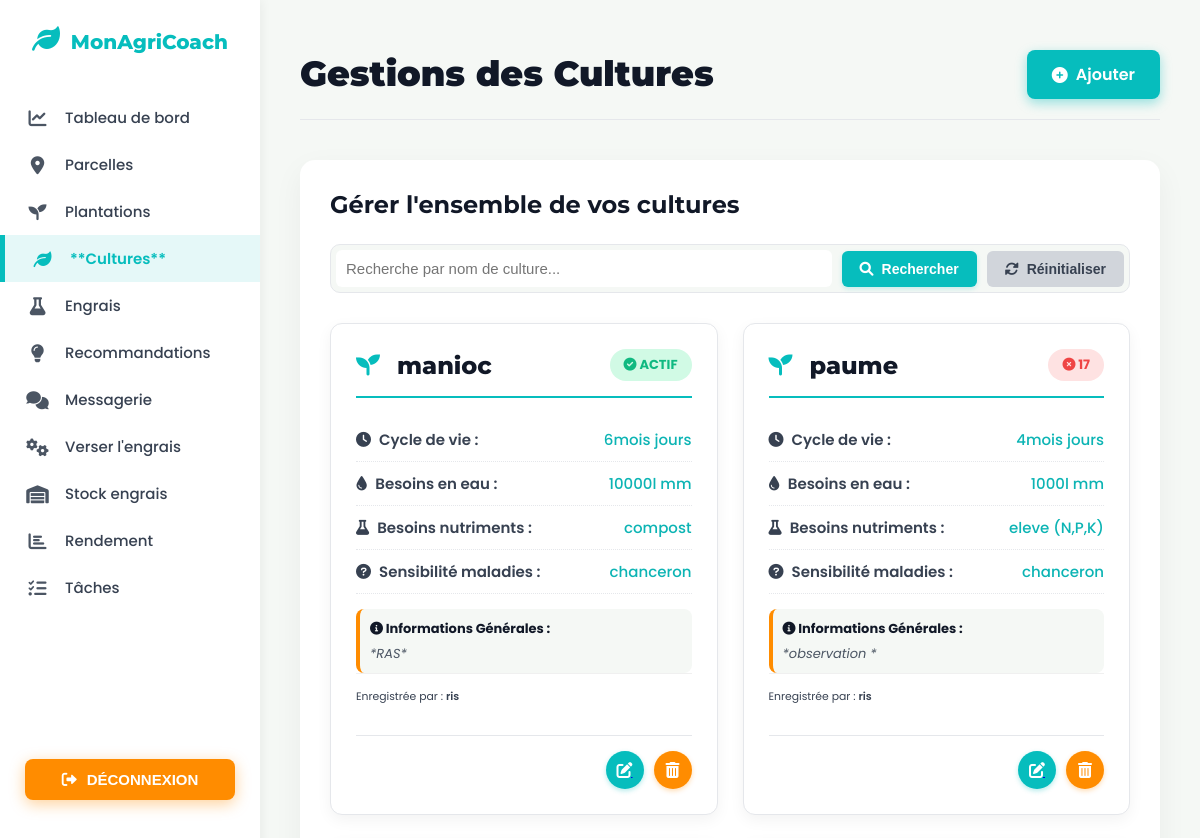
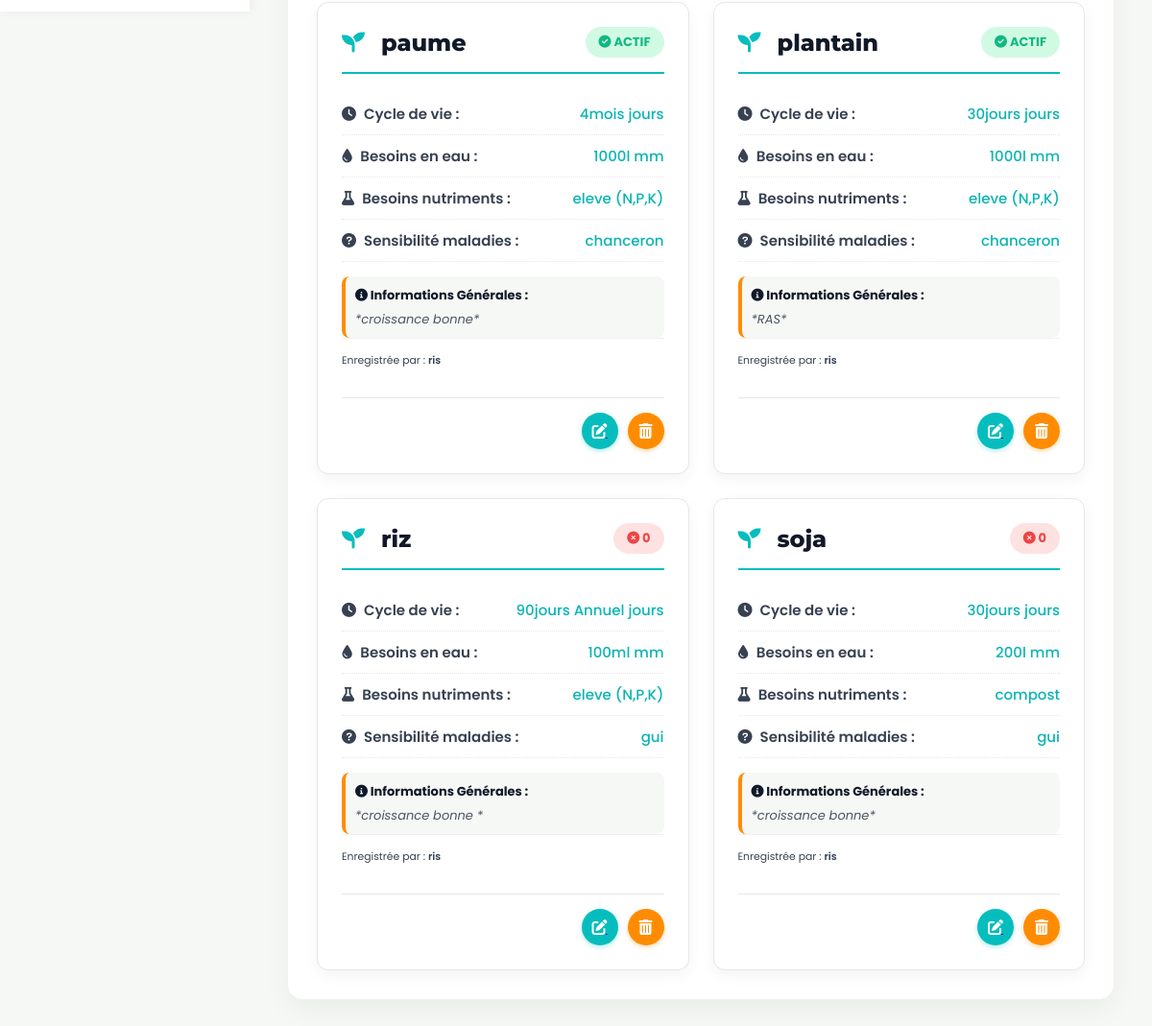
The app's page /liste_culture.php (signed in) with its own data (2 pictures, top to bottom).
### tables this page shows
CREATE TABLE `culture` (
  `id` int(11) NOT NULL,
  `nom_commun` varchar(255) NOT NULL,
  `cycle_de_vie_jours` varchar(255) NOT NULL,
  `besoins_eau_mm` varchar(255) NOT NULL,
  `besoins_nutriments` text NOT NULL,
  `sensibilite_maladies` text NOT NULL,
  `informations_generales` text NOT NULL,
  `id_agriculteur` int(11) NOT NULL,
  `statut` varchar(255) NOT NULL
);

CREATE TABLE `utilisateur` (
  `id` int(11) NOT NULL,
  `email` varchar(45) NOT NULL,
  `mot_de_passe` varchar(255) NOT NULL,
  `nom` varchar(45) NOT NULL,
  `prenom` varchar(45) NOT NULL,
  `telephone` varchar(45) NOT NULL,
  `pays` varchar(150) NOT NULL,
  `date_inscription` datetime NOT NULL,
  `type_utilisateur` varchar(45) NOT NULL,
  `reset_token` varchar(255) NOT NULL,
  `reset_token_expiration` datetime NOT NULL,
  `photo` varchar(255) NOT NULL,
  `langue` varchar(5) DEFAULT 'fr',
  `timezone` varchar(50) DEFAULT 'Africa/Douala',
  `notif_arrosage` tinyint(1) DEFAULT 1,
  `notif_stock` tinyint(1) DEFAULT 0
);

### liste_culture.php (the view, shortened to what this page needs)
<?php
require_once 'db.php';
$userId = $_SESSION['user_id'];
$cultures = [];
try{
    $sql ="SELECT
                c.id,
                c.nom_commun,
                c.cycle_de_vie_jours,
                c.besoins_eau_mm,
                c.besoins_nutriments,
                c.sensibilite_maladies,
                c.informations_generales,
                c.statut,
                u.nom AS nom_agriculteur
            FROM culture AS c
            JOIN utilisateur AS u ON c.id_agriculteur = u.id
            WHERE u.id = :userId AND u.type_utilisateur = 'agriculteur'
            ORDER BY c.nom_commun ASC";
    $stmt = $pdo->prepare($sql);
    $stmt->bindParam(':userId', $userId, PDO::PARAM_INT);
    $stmt->execute();
    $cultures = $stmt->fetchAll(PDO::FETCH_ASSOC);
} catch (PDOException $e) {
    $error_message = "Erreur de récupération des cultures : " . $e->getMessage();
}
?>
<!DOCTYPE html>
<html lang="fr">
<head>
    <link rel="stylesheet" href="https://cdnjs.cloudflare.com/ajax/libs/font-awesome/6.0.0-beta3/css/all.min.css">
</head>
<body>
    <nav class="sidebar">
        <a href="index.php" class="logo"> <i class="fas fa-leaf"></i> MonAgriCoach
        </a>
        <ul>
          <li><a href="farmer_dashboard.php"><i class="fas fa-chart-line"></i> Tableau de bord</a></li>
            <li> <a href="liste_parcelle.php"><i class="fas fa-map-marker-alt"></i> Parcelles</a></li>
            <li> <a href="liste_plantation.php"><i class="fas fa-seedling"></i> Plantations</a></li>
            <li><a href="liste_culture.php"><i class="fas fa-leaf"></i> **Cultures**</a></li>
            <li><a href="liste_intrant.php"><i class="fas fa-flask"></i> Engrais</a></li>
            <li> <a href="liste_recom.php"><i class="fas fa-lightbulb"></i> Recommandations</a></li>
            <li> <a href="liste_message_agri.php"><i class="fas fa-comments"></i> Messagerie</a></li>
            <li><a href="liste_appli_intrant.php"><i class="fas fa-cogs"></i> Verser l'engrais</a></li>
            <li> <a href="liste_st_intrant.php"><i class="fas fa-warehouse"></i> Stock engrais</a></li>
            <li><a href="liste_re.php"><i class="fas fa-chart-bar"></i> Rendement</a></li>
            <li><a href="liste_taches.php"><i class="fas fa-tasks"></i> Tâches</a></li>
        </ul>
        <div class="btn-deconnexion-wrapper">
            <div class="btn_lien">
                <button >
                    <a href="deconnexion.php">
                        <i class="fas fa-sign-out-alt"></i> DÉCONNEXION
                    </a>
                </button>
            </div>
        </div>
    </nav>
    <div class="main-content">
        <div class="header">
            <h1>Gestions des Cultures</h1>
            <a href="culture.php" class="add-new-link">
                <i class="fas fa-plus-circle"></i> Ajouter
            </a>
        </div>
        <div class="content-container">
            <h2>Gérer l'ensemble de vos cultures</h2>
            <form action="recherche_culture.php" method="GET" class="search-form">
                <input type="text" name="recherche" placeholder="Recherche par nom de culture..." id="search_query">
                <button type="submit"><i class="fas fa-search"></i> Rechercher</button>
                <button type="button" onclick="window.location.href='liste_culture.php'"><i class="fas fa-sync-alt"></i> Réinitialiser</button>
            </form>
            <?php if (count($cultures) > 0): ?>
                <div class="cultures-grid">
                    <?php foreach($cultures as $culture ):
                        $statut_class = (strtolower($culture['statut']) == 'actif') ? 'statut-actif' : 'statut-inactif';
                        $statut_icon = (strtolower($culture['statut']) == 'actif') ? 'fas fa-check-circle' : 'fas fa-times-circle';
                        $maladie_icon = '';
                        switch (strtolower($culture['sensibilite_maladies'])) {
                            default:
                                $maladie_icon = 'fas fa-question-circle';
                                break;
                        }
                    ?>
                        <div class="culture-card">
                            <div class="card-header-culture">
                                <h3><i class="fas fa-seedling"></i> <?= htmlspecialchars($culture['nom_commun']); ?></h3>
                                <div class="statut-cell">
                                    <span class="<?= $statut_class; ?>">
                                        <i class="<?= $statut_icon; ?>"></i> <?= htmlspecialchars($culture['statut']); ?>
                                    </span>
                                </div>
                            </div>
                            <div class="card-body-culture">
                                <p><strong><i class="fas fa-clock"></i> Cycle de vie :</strong> <span><?= htmlspecialchars($culture['cycle_de_vie_jours']); ?> jours</span></p>
                                <p><strong><i class="fas fa-tint"></i> Besoins en eau :</strong> <span><?= htmlspecialchars($culture['besoins_eau_mm']); ?> mm</span></p>
                                <p><strong><i class="fas fa-flask"></i> Besoins nutriments :</strong> <span><?= htmlspecialchars($culture['besoins_nutriments']); ?></span></p>
                                <p><strong><i class="<?= $maladie_icon; ?>"></i> Sensibilité maladies :</strong> <span><?= htmlspecialchars($culture['sensibilite_maladies']); ?></span></p>
                                <div class="info-generale">
                                     <strong><i class="fas fa-info-circle"></i> Informations Générales :</strong>
                                     *<?= htmlspecialchars($culture['informations_generales']); ?>*
                                </div>
                                <p class="agriculteur-info">
                                    <small>Enregistrée par : <span style="font-weight: 600; color: var(--color-text-dark);"><?= htmlspecialchars($culture['nom_agriculteur']); ?></span></small>
                                </p>
                            </div>
                            <div class="card-actions-culture">
                                <a href="modifier_culture.php?id=<?= $culture['id']; ?>" title="Modifier">
                                    <i class="fas fa-edit"></i>
                                </a>
                                <form action="supprime_culture.php" method="POST" onsubmit="return confirm('Êtes-vous sûr de vouloir supprimer la culture : <?= htmlspecialchars($culture['nom_commun']); ?> ?');" style="display:inline;">
                                    <button type="submit" title="Supprimer" class="delete-button">
                                        <i class="fas fa-trash-alt"></i>
                                    </button>
                                </form>
                            </div>
                        </div>
                    <?php endforeach; ?>
                </div>
            <?php else: ?>
                <p><i class="fas fa-info-circle"></i> Aucune culture enregistrée. Cliquez sur "**Ajouter Culture**" pour commencer.</p>
            <?php endif; ?>
        </div>
    </div>
</body>
</html>

### records on screen
culture: nom_commun "manioc", statut "ACTIF", cycle_de_vie_jours "6mois", besoins_eau_mm "10000l", besoins_nutriments "compost", sensibilite_maladies "chanceron", informations_generales "RAS", id_agriculteur.nom "ris"
culture: nom_commun "paume", statut "17", cycle_de_vie_jours "4mois", besoins_eau_mm "1000l", besoins_nutriments "eleve (N,P,K)", sensibilite_maladies "chanceron", informations_generales "observation", id_agriculteur.nom "ris"
culture: nom_commun "paume", statut "ACTIF", cycle_de_vie_jours "4mois", besoins_eau_mm "1000l", besoins_nutriments "eleve (N,P,K)", sensibilite_maladies "chanceron", informations_generales "croissance bonne", id_agriculteur.nom "ris"
culture: nom_commun "plantain", statut "ACTIF", cycle_de_vie_jours "30jours", besoins_eau_mm "1000l", besoins_nutriments "eleve (N,P,K)", sensibilite_maladies "chanceron", informations_generales "RAS", id_agriculteur.nom "ris"
culture: nom_commun "riz", statut "0", cycle_de_vie_jours "90jours Annuel", besoins_eau_mm "100ml", besoins_nutriments "eleve (N,P,K)", sensibilite_maladies "gui", informations_generales "croissance bonne", id_agriculteur.nom "ris"
culture: nom_commun "soja", statut "0", cycle_de_vie_jours "30jours", besoins_eau_mm "200l", besoins_nutriments "compost", sensibilite_maladies "gui", informations_generales "croissance bonne", id_agriculteur.nom "ris"
